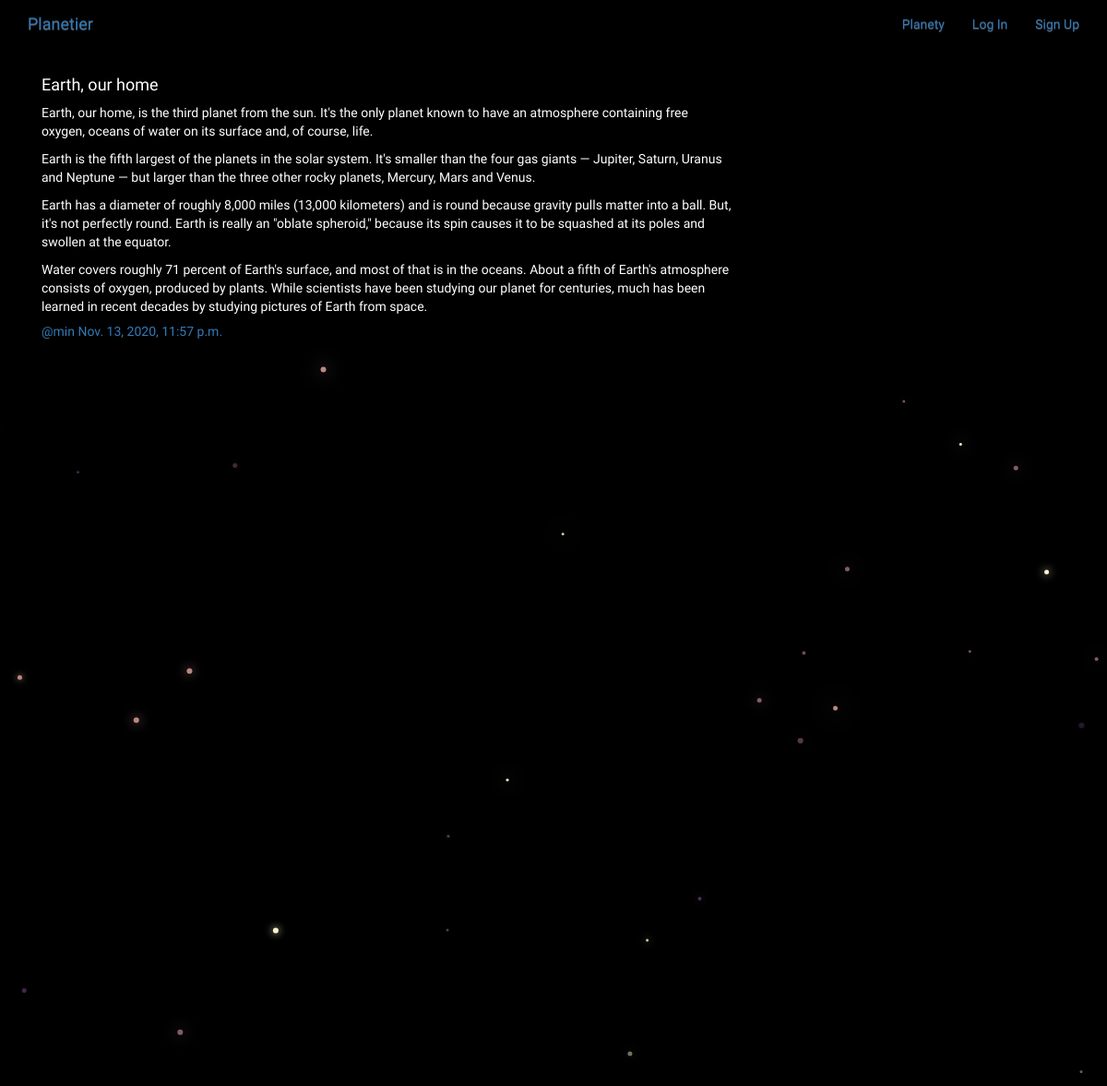
Screenshot of /broadcasts/by/min/18/ with the database file from the repository.
### broadcasts/models.py (models this page shows, shortened)
class Broadcast(models.Model):
    user = models.ForeignKey(
        User, related_name='broadcasts', on_delete=models.CASCADE)
    created_at = models.DateTimeField(auto_now=True)
    title = models.CharField(max_length=100, default='', blank=False)
    message = models.TextField()
    message_html = models.TextField(editable=False)
    planety = models.ForeignKey(
        Planety, related_name='broadcasts', null=True, blank=True, on_delete=models.CASCADE)
    class Meta:
        ordering = ['-created_at']
        unique_together = ['user', 'message']

### broadcasts/views.py (the view)
class BroadcastDetail(SelectRelatedMixin, generic.DetailView):
    model = models.Broadcast
    select_related = ('user', 'planety')
    def get_queryset(self):
        queryset = super().get_queryset()
        return queryset.filter(user__username__iexact=self.kwargs.get('username'))

### broadcasts/templates/broadcasts/broadcast_detail.html
{% extends "broadcasts/broadcast_base.html" %}
{% block broadcast_content %}
<div class="col-md-8">
    {% include "broadcasts/_broadcast.html" %}
</div>
{% endblock %}

### broadcasts/templates/broadcasts/_broadcast.html (shortened to what this page needs)
<div class="broadcast media">
    <h4>{{broadcast.title}}</h4>
    <p>{{broadcast.message_html|safe}}</p>
    <div class="media-body">
        <h5 class='media-heading'>
            <span class='username'>
                <a href="{% url 'broadcasts:for_user' username=broadcast.user.username %}">
                    @{{broadcast.user.username}}</a>
            </span>
            <time class='time'>
                <a href="{% url 'broadcasts:single' username=broadcast.user.username pk=broadcast.pk %}">
                    {{broadcast.created_at}}
                </a>
            </time>
        </h5>
    </div>
</div>

### static/planetier/css/master.css (style rules this page uses)
body { font-family: 'Turret Road', cursive; margin: 0; background-color: black; color:white; }

### rows the page displays
Broadcast: title "Earth, our home", message_html "Earth, our home, is the third planet from the sun. It's the only planet known to have an atmosphere containing free oxygen, oceans of water on its surface and, of course, life. Earth is the fifth largest of the planets in the solar system. It's smaller than the four gas giants — Jupiter, Saturn, Uranus and Neptune — but larger than the three other rocky planets, Mercury, Mars and Venus. Earth has a diameter of roughly 8,000 miles (13,000 kilometers) and is round because gravity pulls matter into a ball. But, it's not perfectly round. Earth is really an \"oblate spheroid,\" because its spin causes it to be squashed at its poles and swollen at the equator. Water covers roughly 71 percent of…", user.username "min", created_at "Nov. 13, 2020, 11:57 p.m."
